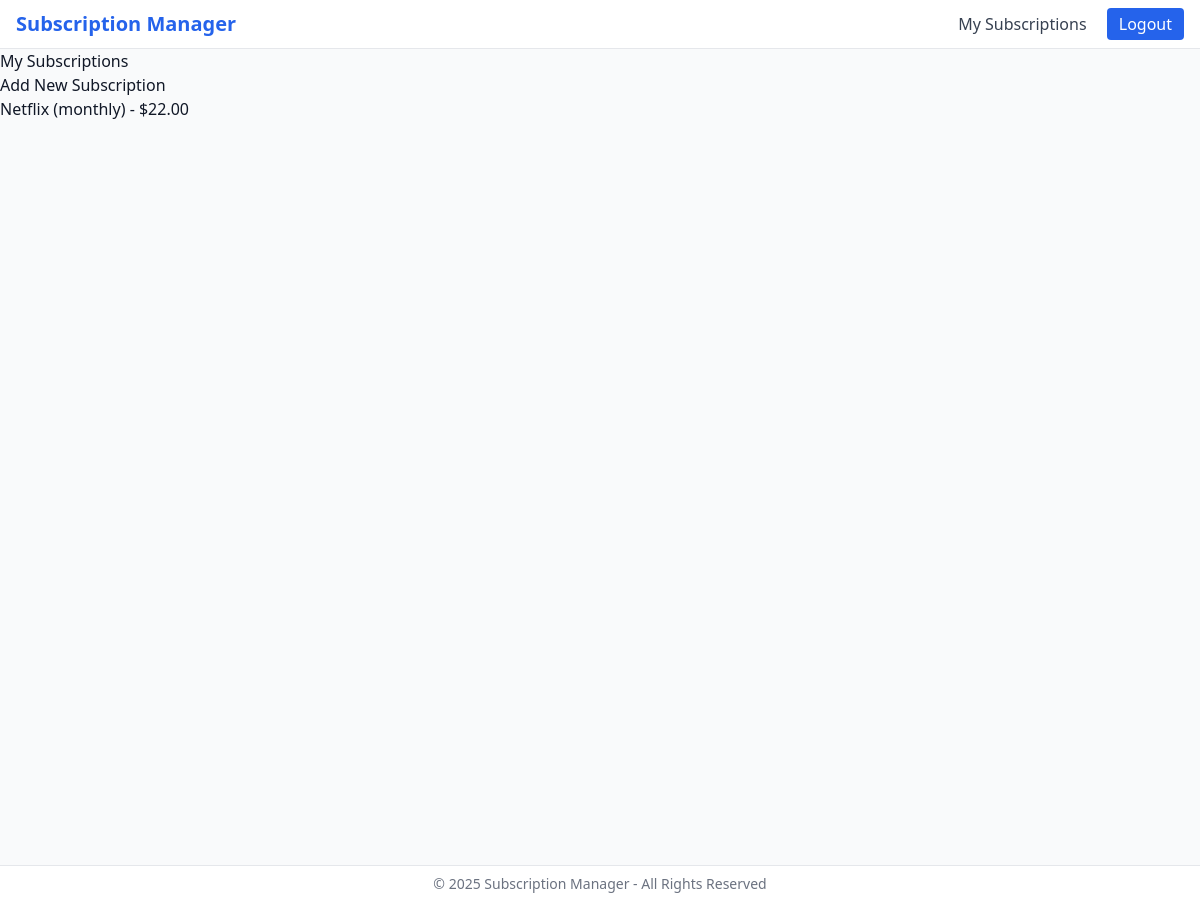
Screenshot of /subscriptions/ (signed in) with the database file from the repository.
### subscriptions/models.py (models this page shows, shortened)
class Subscription(models.Model):
    BILLING_CHOICES = [
        ('monthly', 'Monthly'),
        ('yearly', 'Yearly'),
        ('custom', 'Custom'),
    ]
    user = models.ForeignKey(User, on_delete=models.CASCADE)
    name = models.CharField(max_length=255)
    cost = models.DecimalField(max_digits=10, decimal_places=2)
    billing_cycle = models.CharField(max_length=20, choices=BILLING_CHOICES, default='monthly')
    next_renewal = models.DateField()
    category = models.ForeignKey(Category, on_delete=models.SET_NULL, null=True, blank=True)

### subscriptions/views.py (the view)
# urls.py: path('', views.subscription_list, name='list'),
@login_required
def subscription_list(request):
    subscriptions = Subscription.objects.filter(user=request.user)
    return render(request, 'subscriptions/subscription_list.html', {'subscriptions': subscriptions})

### subscriptions/templates/subscriptions/subscription_list.html
{% extends 'base.html' %}
{% block content %}
  <h1>My Subscriptions</h1>
  <p><a href="{% url 'subscriptions:create' %}">Add New Subscription</a></p>
  <ul>
    {% for sub in subscriptions %}
      <li>
        <a href="{% url 'subscriptions:detail' sub.pk %}">
          {{ sub.name }} ({{ sub.billing_cycle }})
        </a> - ${{ sub.cost }}
      </li>
    {% endfor %}
  </ul>
{% endblock %}

### rows the page displays
Subscription: name "Netflix", billing_cycle "monthly", cost "22.00"
